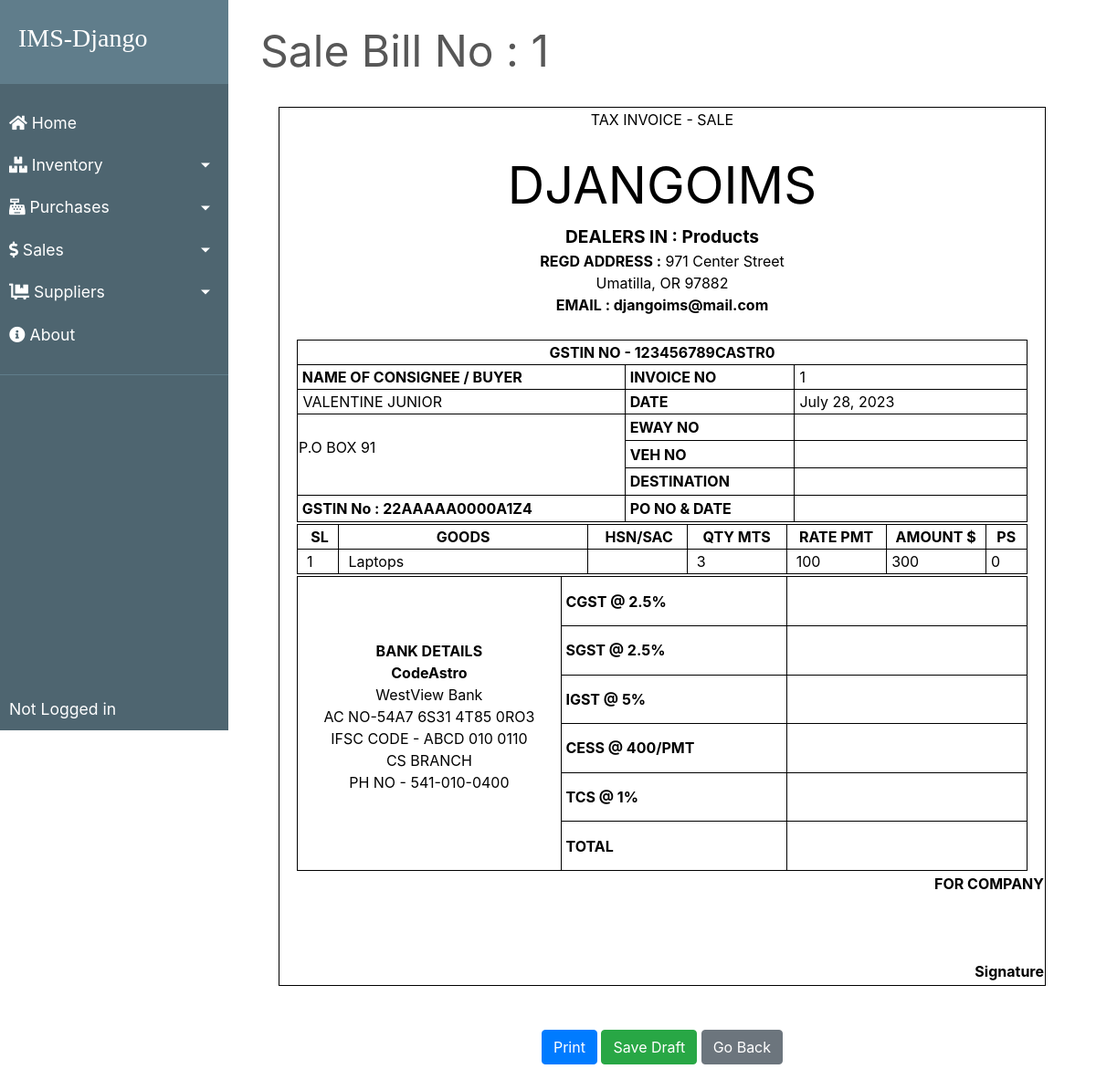
/transactions/sales/1, run on the app's committed database.
### transactions/models.py (models this page shows, shortened)
class SaleBill(models.Model):
    billno = models.AutoField(primary_key=True)
    time = models.DateTimeField(auto_now=True)
    name = models.CharField(max_length=150)
    phone = models.CharField(max_length=12)
    address = models.CharField(max_length=200)
    email = models.EmailField(max_length=254)
    gstin = models.CharField(max_length=15)

class SaleBillDetails(models.Model):
    billno = models.ForeignKey(SaleBill, on_delete = models.CASCADE, related_name='saledetailsbillno')
    eway = models.CharField(max_length=50, blank=True, null=True)
    veh = models.CharField(max_length=50, blank=True, null=True)
    destination = models.CharField(max_length=50, blank=True, null=True)
    po = models.CharField(max_length=50, blank=True, null=True)
    cgst = models.CharField(max_length=50, blank=True, null=True)
    sgst = models.CharField(max_length=50, blank=True, null=True)
    igst = models.CharField(max_length=50, blank=True, null=True)
    cess = models.CharField(max_length=50, blank=True, null=True)
    tcs = models.CharField(max_length=50, blank=True, null=True)
    total = models.CharField(max_length=50, blank=True, null=True)

class SaleItem(models.Model):
    billno = models.ForeignKey(SaleBill, on_delete = models.CASCADE, related_name='salebillno')
    stock = models.ForeignKey(Stock, on_delete = models.CASCADE, related_name='saleitem')
    quantity = models.IntegerField(default=1)
    perprice = models.IntegerField(default=1)
    totalprice = models.IntegerField(default=1)

### inventory/models.py (models this page shows, shortened)
class Stock(models.Model):
    id = models.AutoField(primary_key=True)
    name = models.CharField(max_length=30, unique=True)
    quantity = models.IntegerField(default=1)
    is_deleted = models.BooleanField(default=False)

### transactions/views.py (the view, shortened to what this page needs)
# urls.py: path("sales/<billno>", views.SaleBillView.as_view(), name="sale-bill"),
class SaleBillView(View):
    model = SaleBill
    template_name = "bill/sale_bill.html"
    bill_base = "bill/bill_base.html"
    def get(self, request, billno):
        context = {
            'bill'          : SaleBill.objects.get(billno=billno),
            'items'         : SaleItem.objects.filter(billno=billno),
            'billdetails'   : SaleBillDetails.objects.get(billno=billno),
            'bill_base'     : self.bill_base,
        }
        return render(request, self.template_name, context)

### transactions/templates/bill/sale_bill.html (shortened to what this page needs)
{% extends bill_base %}
{% load static %}
{% block content %}
    <div style="color:#575757; font-style: bold; font-size: 3rem;  border-bottom: 1px solid white;">Sale Bill No : {{ bill.billno }}</div>
    <form method="post">
        <div class="bg">
            <br>
            <div id="printArea" class="bg">
                <table class="outer-box inner-box" style="width: 840px; margin-left: auto; margin-right: auto;">
                    <tbody>
                        <tr style="height: 1px;">
                            <td> <p style="text-align: center;">TAX INVOICE - SALE</p> </td>
                        </tr>
                        <tr style="text-align: center;">
                            <td >
                                <span style="font-size: 350%;">DJANGOIMS</span> <br>
                                <span style="font-size: 120%; font-weight: bold;">DEALERS IN : Products</span> <br>
                                <span style="font-weight: bold;">REGD ADDRESS :</span> 971 Center Street<br>Umatilla, OR 97882<br>
                                <span style="font-weight: bold;">EMAIL : djangoims@mail.com</span> <br><br>
                            </td>
                        </tr>
                        <tr>
                            <td>
                            <table class="outer-box" style="width: 800px; margin-left: auto; margin-right: auto;">
                                <tbody>
                                    <tr>
                                        <td class="inner-box" style="text-align: center; font-weight: bold;" colspan="3">GSTIN NO - 123456789CASTR0</td>
                                    </tr>
                                    <tr>
                                        <td class="inner-box" style="width: 50%; font-weight: bold;">&nbsp;NAME OF CONSIGNEE / BUYER</td>
                                        <td class="inner-box" style="width: 25%; font-weight: bold;">&nbsp;INVOICE NO</td>
                                        <td class="inner-box" style="width: 25%;">&nbsp;{{ bill.billno }}</td>
                                    </tr>
                                    <tr>
                                        <td class="inner-box" style="width: 50%;">&nbsp;{{ bill.name }}</td>
                                        <td class="inner-box" style="width: 25%; font-weight: bold;">&nbsp;DATE</td>
                                        <td class="inner-box" style="width: 25%;">&nbsp;{{ bill.time.date }}</td>
                                    </tr>
                                    <tr>
                                        <td class="inner-box" style="width: 50%;" rowspan="3">{{ bill.address|linebreaks }}</td>
                                        <td class="inner-box" style="width: 25%; font-weight: bold;">&nbsp;EWAY NO</td>
                                        <td class="inner-box align-middle" style="width: 25%;"> <input type="text" name="eway" class="align-middle" style="border: 0; overflow: hidden;" value="{% if billdetails.eway %}{{ billdetails.eway }}{% endif %}"> </td>
                                    </tr>
                                    <tr>
                                        <td class="inner-box" style="width: 25%; font-weight: bold;">&nbsp;VEH NO</td>
                                        <td class="inner-box align-middle" style="width: 25%;"> <input type="text" name="veh" class="align-middle" style="border: 0; overflow: hidden;" value="{% if billdetails.veh %}{{ billdetails.veh }}{% endif %}"> </td>
                                    </tr>
                                    <tr>
                                        <td class="inner-box" style="width: 25%; font-weight: bold;">&nbsp;DESTINATION</td>
                                        <td class="inner-box align-middle" style="width: 25%;"> <input type="text" name="destination" class="align-middle" style="border: 0; overflow: hidden;" value=""> </td>
                                    </tr>
                                    <tr>
                                        <td class="inner-box" style="font-weight: bold;">&nbsp;GSTIN No : {{ bill.gstin }} </td>
                                        <td class="inner-box" style="width: 25%; font-weight: bold;">&nbsp;PO NO &amp; DATE</td>
                                        <td class="inner-box align-middle" style="width: 25%;"> <input type="text" name="po" class="align-middle" style="border: 0; overflow: hidden;" value="{% if billdetails.po %}{{ billdetails.po }}{% endif %}"> </td>
                                    </tr>
                                </tbody>
                            </table>
                            </td>
                        </tr>
                        <tr>
                            <td>
                            <table class="outer-box" style="width: 800px; margin-left: auto; margin-right: auto;">
                                <tbody>
                                    <tr>
                                        <td class="inner-box" style="width: 5%; font-weight: bold; text-align: center;">&nbsp;SL</td>
                                        <td class="inner-box" style="width: 30%; font-weight: bold; text-align: center;">GOODS</td>
                                        <td class="inner-box" style="width: 12%; font-weight: bold; text-align: center;">&nbsp;HSN/SAC</td>
                                        <td class="inner-box" style="width: 12%; font-weight: bold; text-align: center;">QTY MTS</td>
                                        <td class="inner-box" style="width: 12%; font-weight: bold; text-align: center;">RATE PMT</td>
                                        <td class="inner-box" style="width: 12%; font-weight: bold; text-align: center;">AMOUNT $</td>
                                        <td class="inner-box" style="width: 5%; font-weight: bold; text-align: center;">PS</td>
                                    </tr>
                                    {% for item in items %}
                                        <tr style="height: auto;">
                                            <td class="inner-box" style="width: 5%;">&nbsp; {{ forloop.counter }}</td>
                                            <td class="inner-box" style="width: 30%;">&nbsp; {{ item.stock.name }}</td>
                                            <td class="inner-box" style="width: 12%;"></td>
                                            <td class="inner-box" style="width: 12%;">&nbsp; {{ item.quantity }}</td>
                                            <td class="inner-box" style="width: 12%;">&nbsp; {{ item.perprice }}</td>
                                            <td class="inner-box" style="width: 12%;">&nbsp;{{ item.totalprice }}</td>
                                            <td class="inner-box" style="width: 5%;">&nbsp;0</td>
                                        </tr>
                                    {% endfor %}
                                </tbody>
                            </table>
                            </td>
                        </tr>
                        <tr>
                            <td>
                            <table class="outer-box inner-box" style="width: 800px; margin-left: auto; margin-right: auto;">
                                <tbody>
                                    <tr>
                                        <td class="inner-box" style="width: 35%; text-align: center;" rowspan="6">
                                            <p> <span style="font-weight: bold;">BANK DETAILS <br> CodeAstro</span> <br>
                                                WestView Bank <br> AC NO-54A7 6S31 4T85 0RO3 <br> IFSC CODE - ABCD 010 0110 <br> CS BRANCH <br> PH NO - 541-010-0400</p>
                                        </td>
                                        <td class="inner-box" style="width: 30%; font-weight: bold;">&nbsp;CGST @ 2.5%</td>
                                        <td class="inner-box align-middle" style="width: 30%;">&nbsp; <input type="text" name="cgst" class="align-middle" pattern="[0-9]+\.[0-9]+" style="border: 0; overflow: hidden;" value="{% if billdetails.cgst %}{{ billdetails.cgst }}{% endif %}"></td>
                                    </tr>
                                    <tr>
                                        <td class="inner-box" style="font-weight: bold;">&nbsp;SGST @ 2.5%</td>
                                        <td class="inner-box align-middle">&nbsp; <input type="text" name="sgst" class="align-middle" pattern="[0-9]+\.[0-9]+" style="border: 0; overflow: hidden;" value="{% if billdetails.sgst %}{{ billdetails.sgst }}{% endif %}"></td>
                                    </tr>
                                    <tr>
                                        <td class="inner-box" style="font-weight: bold;">&nbsp;IGST @ 5% </td>
                                        <td class="inner-box align-middle">&nbsp; <input type="text" name="igst" class="align-middle" pattern="[0-9]+\.[0-9]+" style="border: 0; overflow: hidden;" value="{% if billdetails.igst %}{{ billdetails.igst }}{% endif %}"></td>
                                    </tr>
                                    <tr>
                                        <td class="inner-box" style="font-weight: bold;">&nbsp;CESS @ 400/PMT </td>
                                        <td class="inner-box align-middle">&nbsp; <input type="text" name="cess" class="align-middle" pattern="[0-9]+\.[0-9]+" style="border: 0; overflow: hidden;" value="{% if billdetails.cess %}{{ billdetails.cess }}{% endif %}"></td>
                                    </tr>
                                    <tr>
                                        <td class="inner-box" style="font-weight: bold;">&nbsp;TCS @ 1%</td>
                                        <td class="inner-box align-middle">&nbsp; <input type="text" name="tcs" class="align-middle" pattern="[0-9]+\.[0-9]+" style="border: 0; overflow: hidden;" value="{% if billdetails.tcs %}{{ billdetails.tcs }}{% endif %}"></td>
                                    </tr>
                                    <tr>
                                        <td class="inner-box" style="font-weight: bold;">&nbsp;TOTAL</td>
                                        <td class="inner-box align-middle">&nbsp; <input type="text" name="total" class="align-middle" pattern="[0-9]+\.[0-9]+" style="border: 0; overflow: hidden;" value="{% if billdetails.total %}{{ billdetails.total }}{% endif %}"> </td>
                                    </tr>
                                </tbody>
                            </table>
                            </td>
                        </tr>
                        <tr>
                            <td style="text-align: right;">
                                <span style="font-weight: bold;">FOR COMPANY <br><br><br><br> Signature</span>
                            </td>
                        </tr>
                        <tr>
                            <td style="text-align: center;">
                            </td>
                        </tr>
                    </tbody>
                </table>
            </div>
        </div>
        <br><br>
        <div class="wrapper">
            <button class="center btn btn-primary" onclick="printpage('printArea')">Print</button>
            <button class="center btn btn-success" type="submit">Save Draft</button>
            <a href="{% url 'sales-list' %}" class="btn center btn-secondary">Go Back</a>
        </div>
    </form>
{% endblock %}

### homepage/static/css/main.css (style rules this page uses)
body, html { height: 100%; }
p { color: rgb(49, 49, 49); }
a { color: #55b159; }
.align-middle { text-align: center; }

### homepage/static/css/bill.css (style rules this page uses)
.outer-box { border-collapse: collapse; }
.inner-box { border: 1px solid #000; }
.wrapper { text-align: center; }
.center { position: relative; }
.bg { background-color: #fff; color: #000; }
p { background-color: #fff; color: #000; }

### data on the page
SaleBill: billno "1", name "VALENTINE JUNIOR", time "July 28, 2023", address "P.O BOX 91", gstin "22AAAAA0000A1Z4"
SaleItem: stock.name "Laptops", quantity "3", perprice "100", totalprice "300"
